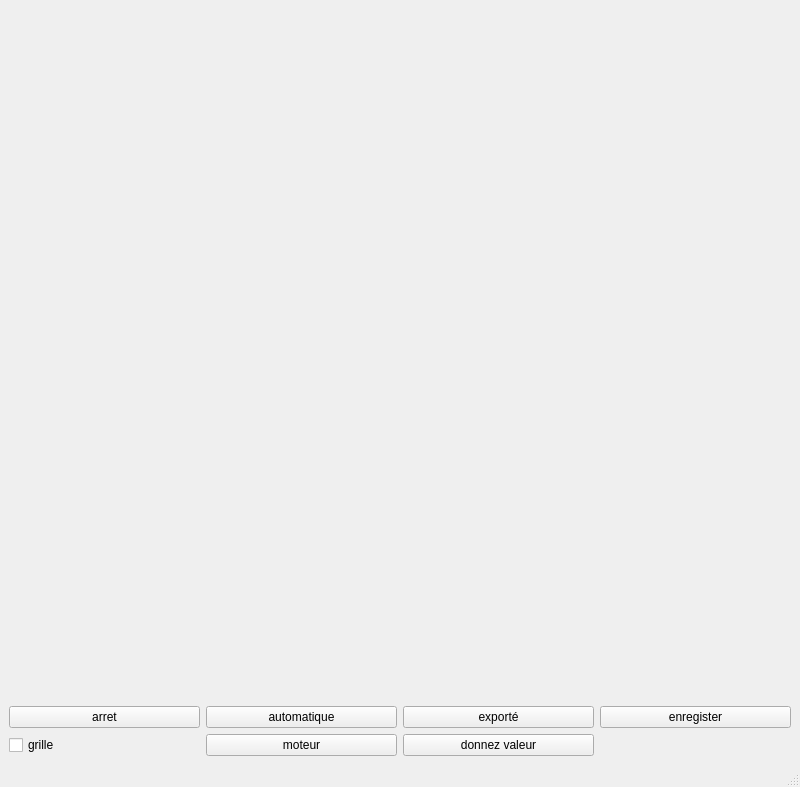
<?xml version="1.0" encoding="UTF-8"?>
<ui version="4.0">
 <class>MainWindow</class>
 <widget class="QMainWindow" name="MainWindow">
  <property name="geometry">
   <rect>
    <x>0</x>
    <y>0</y>
    <width>800</width>
    <height>787</height>
   </rect>
  </property>
  <property name="windowTitle">
   <string>MainWindow</string>
  </property>
  <widget class="QWidget" name="centralwidget">
   <layout class="QGridLayout" name="gridLayout">
    <item row="6" column="0">
     <widget class="QCheckBox" name="grille">
      <property name="text">
       <string>grille</string>
      </property>
     </widget>
    </item>
    <item row="4" column="0">
     <widget class="QPushButton" name="arret">
      <property name="acceptDrops">
       <bool>false</bool>
      </property>
      <property name="text">
       <string>arret</string>
      </property>
     </widget>
    </item>
    <item row="4" column="1">
     <widget class="QPushButton" name="mode_auto">
      <property name="acceptDrops">
       <bool>false</bool>
      </property>
      <property name="text">
       <string>automatique</string>
      </property>
     </widget>
    </item>
    <item row="4" column="3">
     <widget class="QPushButton" name="enregister">
      <property name="acceptDrops">
       <bool>false</bool>
      </property>
      <property name="text">
       <string>enregister</string>
      </property>
     </widget>
    </item>
    <item row="4" column="2">
     <widget class="QPushButton" name="exporter">
      <property name="acceptDrops">
       <bool>false</bool>
      </property>
      <property name="text">
       <string>exporté</string>
      </property>
     </widget>
    </item>
    <item row="6" column="1">
     <widget class="QPushButton" name="moteur">
      <property name="text">
       <string>moteur</string>
      </property>
     </widget>
    </item>
    <item row="6" column="2">
     <widget class="QPushButton" name="serie">
      <property name="text">
       <string>donnez valeur</string>
      </property>
     </widget>
    </item>
    <item row="3" column="0" colspan="4">
     <widget class="QwtPlot" name="graph2"/>
    </item>
    <item row="0" column="0" colspan="4">
     <widget class="QwtPlot" name="graph">
      <property name="enabled">
       <bool>true</bool>
      </property>
      <property name="acceptDrops">
       <bool>false</bool>
      </property>
     </widget>
    </item>
   </layout>
  </widget>
  <widget class="QMenuBar" name="menubar">
   <property name="geometry">
    <rect>
     <x>0</x>
     <y>0</y>
     <width>800</width>
     <height>21</height>
    </rect>
   </property>
  </widget>
  <widget class="QStatusBar" name="statusbar"/>
 </widget>
 <customwidgets>
  <customwidget>
   <class>QwtPlot</class>
   <extends>QFrame</extends>
   <header>qwt_plot.h</header>
   <container>1</container>
  </customwidget>
 </customwidgets>
 <resources/>
 <connections/>
</ui>
